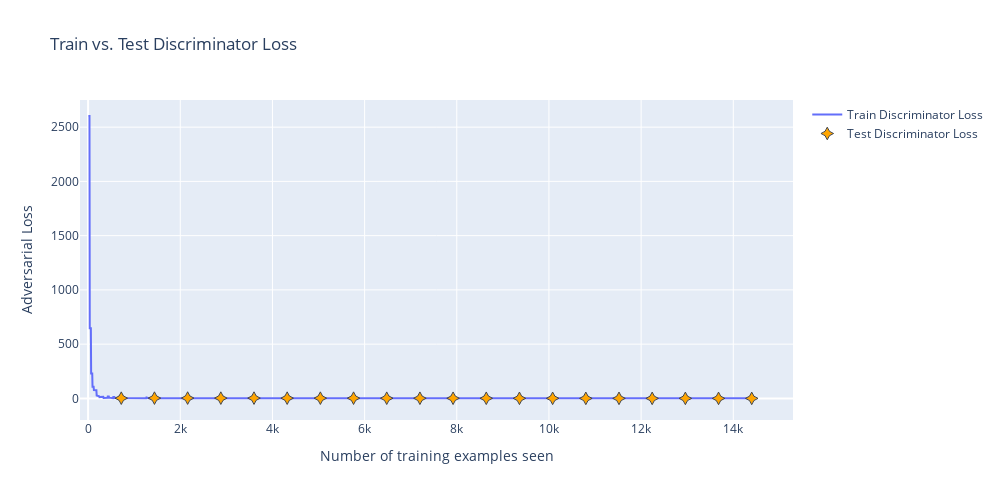

The notebook cell this image was saved under:
### Code cell
fig = go.Figure()
fig.add_trace(go.Scatter(x=train_counter, y=train_disc_losses, mode='lines', name='Train Discriminator Loss'))
fig.add_trace(go.Scatter(x=test_counter, y=test_disc_losses, marker_symbol='star-diamond', 
                         marker_color='orange', marker_line_width=1, marker_size=9, mode='markers', name='Test Discriminator Loss'))
fig.update_layout(
    width=1000,
    height=500,
    title="Train vs. Test Discriminator Loss",
    xaxis_title="Number of training examples seen",
    yaxis_title="Adversarial Loss"),
fig.show()

### Figure 1 — Plotly figure (JSON) as saved in the notebook; plotly's stock layout.template omitted (floating-point values rounded to 4 significant figures; data arrays with more than 128 entries replaced by an {"elided": "..."} marker saying what was removed)
{"data": [{"mode": "lines", "name": "Train Discriminator Loss", "type": "scatter", "x": {"elided": "2400 int values"}, "y": {"elided": "2400 float values"}}, {"marker": {"color": "orange", "line": {"width": 1}, "size": 9, "symbol": "star-diamond"}, "mode": "markers", "name": "Test Discriminator Loss", "type": "scatter", "x": [720, 1440, 2160, 2880, 3600, 4320, 5040, 5760, 6480, 7200, 7920, 8640, 9360, 10080, 10800, 11520, 12240, 12960, 13680, 14400], "y": [2.183, 2.502, 2.91, 2.435, 2.53, 2.25, 2.2, 2.063, 1.711, 1.43, 1.204, 1.193, 0.6825, 0.6343, 0.3428, 0.3624, 0.1964, 0.1792, 0.1721, 0.2421]}], "layout": {"height": 500, "title": {"text": "Train vs. Test Discriminator Loss"}, "width": 1000, "xaxis": {"title": {"text": "Number of training examples seen"}}, "yaxis": {"title": {"text": "Adversarial Loss"}}}}
